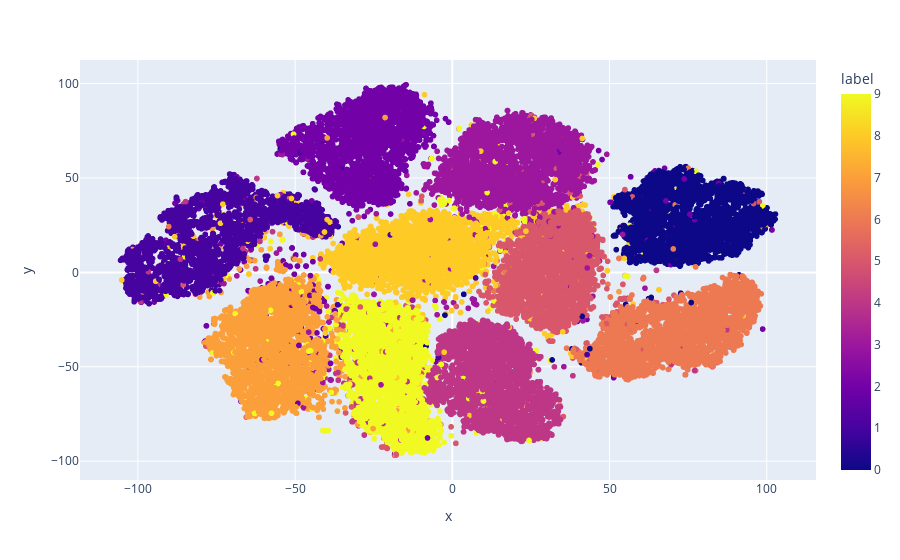

This figure's notebook cell:
### Code cell
import plotly.express as px
fig = px.scatter(df, x="x", y="y", color="label")
fig.show()

### Figure 1 — Plotly figure (JSON) as saved in the notebook; plotly's stock layout.template omitted (floating-point values rounded to 4 significant figures; data arrays with more than 128 entries replaced by an {"elided": "..."} marker saying what was removed)
{"data": [{"hovertemplate": "x=%{x}<br>y=%{y}<br>label=%{marker.color}<extra></extra>", "legendgroup": "", "marker": {"color": {"elided": "42000 int values"}, "coloraxis": "coloraxis", "symbol": "circle"}, "mode": "markers", "name": "", "showlegend": false, "type": "scattergl", "x": {"elided": "42000 float values"}, "xaxis": "x", "y": {"elided": "42000 float values"}, "yaxis": "y"}], "layout": {"coloraxis": {"colorbar": {"title": {"text": "label"}}, "colorscale": [[0, "#0d0887"], [0.1111, "#46039f"], [0.2222, "#7201a8"], [0.3333, "#9c179e"], [0.4444, "#bd3786"], [0.5556, "#d8576b"], [0.6667, "#ed7953"], [0.7778, "#fb9f3a"], [0.8889, "#fdca26"], [1, "#f0f921"]]}, "legend": {"tracegroupgap": 0}, "margin": {"t": 60}, "xaxis": {"anchor": "y", "domain": [0, 1], "title": {"text": "x"}}, "yaxis": {"anchor": "x", "domain": [0, 1], "title": {"text": "y"}}}}
